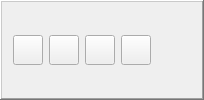
                <widget class="QFrame" name="Frame_ImageView_Tool">
                 <property name="sizePolicy">
                  <sizepolicy hsizetype="Preferred" vsizetype="Preferred">
                   <horstretch>0</horstretch>
                   <verstretch>0</verstretch>
                  </sizepolicy>
                 </property>
                 <property name="minimumSize">
                  <size>
                   <width>0</width>
                   <height>0</height>
                  </size>
                 </property>
                 <property name="maximumSize">
                  <size>
                   <width>16777215</width>
                   <height>16777215</height>
                  </size>
                 </property>
                 <property name="styleSheet">
                  <string notr="true">QFrame#Frame_ImageView_Tool
{
	border-top:1px solid rgb(226, 226, 226);
	border-bottom:2px solid rgb(226, 226, 226);
	border-left:2px solid rgb(226, 226, 226);
	border-right:2px solid rgb(226, 226, 226);
	background-color: rgb(247, 247, 247);
}</string>
                 </property>
                 <property name="frameShape">
                  <enum>QFrame::WinPanel</enum>
                 </property>
                 <property name="frameShadow">
                  <enum>QFrame::Raised</enum>
                 </property>
                 <layout class="QHBoxLayout" name="horizontalLayout_38">
                  <item>
                   <widget class="QPushButton" name="PushButton_ImageView_ZoomIn">
                    <property name="enabled">
                     <bool>true</bool>
                    </property>
                    <property name="sizePolicy">
                     <sizepolicy hsizetype="Fixed" vsizetype="Fixed">
                      <horstretch>0</horstretch>
                      <verstretch>0</verstretch>
                     </sizepolicy>
                    </property>
                    <property name="minimumSize">
                     <size>
                      <width>30</width>
                      <height>30</height>
                     </size>
                    </property>
                    <property name="maximumSize">
                     <size>
                      <width>30</width>
                      <height>30</height>
                     </size>
                    </property>
                    <property name="text">
                     <string/>
                    </property>
                    <property name="icon">
                     <iconset resource="../Icon/ApuCPathIcon.qrc">
                      <normaloff>:/Icon/Control/ZoomIn.png</normaloff>:/Icon/Control/ZoomIn.png</iconset>
                    </property>
                    <property name="checkable">
                     <bool>true</bool>
                    </property>
                    <property name="checked">
                     <bool>false</bool>
                    </property>
                   </widget>
                  </item>
                  <item>
                   <widget class="QPushButton" name="PushButton_ImageView_ZoomOut">
                    <property name="enabled">
                     <bool>true</bool>
                    </property>
                    <property name="sizePolicy">
                     <sizepolicy hsizetype="Fixed" vsizetype="Fixed">
                      <horstretch>0</horstretch>
                      <verstretch>0</verstretch>
                     </sizepolicy>
                    </property>
                    <property name="minimumSize">
                     <size>
                      <width>30</width>
                      <height>30</height>
                     </size>
                    </property>
                    <property name="maximumSize">
                     <size>
                      <width>30</width>
                      <height>30</height>
                     </size>
                    </property>
                    <property name="styleSheet">
                     <string notr="true">border-color: rgb(85, 85, 255);</string>
                    </property>
                    <property name="text">
                     <string/>
                    </property>
                    <property name="icon">
                     <iconset resource="../Icon/ApuCPathIcon.qrc">
                      <normaloff>:/Icon/Control/ZoomOut.png</normaloff>:/Icon/Control/ZoomOut.png</iconset>
                    </property>
                    <property name="checkable">
                     <bool>true</bool>
                    </property>
                   </widget>
                  </item>
                  <item>
                   <widget class="QPushButton" name="PushButton_ImageView_Normal">
                    <property name="sizePolicy">
                     <sizepolicy hsizetype="Fixed" vsizetype="Fixed">
                      <horstretch>0</horstretch>
                      <verstretch>0</verstretch>
                     </sizepolicy>
                    </property>
                    <property name="minimumSize">
                     <size>
                      <width>30</width>
                      <height>30</height>
                     </size>
                    </property>
                    <property name="maximumSize">
                     <size>
                      <width>30</width>
                      <height>30</height>
                     </size>
                    </property>
                    <property name="styleSheet">
                     <string notr="true"/>
                    </property>
                    <property name="text">
                     <string/>
                    </property>
                    <property name="icon">
                     <iconset resource="../Icon/ApuCPathIcon.qrc">
                      <normaloff>:/Icon/Control/Normal.png</normaloff>:/Icon/Control/Normal.png</iconset>
                    </property>
                   </widget>
                  </item>
                  <item>
                   <widget class="QPushButton" name="PushButton_ImageView_Cross">
                    <property name="sizePolicy">
                     <sizepolicy hsizetype="Fixed" vsizetype="Fixed">
                      <horstretch>0</horstretch>
                      <verstretch>0</verstretch>
                     </sizepolicy>
                    </property>
                    <property name="minimumSize">
                     <size>
                      <width>30</width>
                      <height>30</height>
                     </size>
                    </property>
                    <property name="maximumSize">
                     <size>
                      <width>30</width>
                      <height>30</height>
                     </size>
                    </property>
                    <property name="styleSheet">
                     <string notr="true"/>
                    </property>
                    <property name="text">
                     <string/>
                    </property>
                    <property name="icon">
                     <iconset resource="../Icon/ApuCPathIcon.qrc">
                      <normaloff>:/Icon/Control/Cross.png</normaloff>:/Icon/Control/Cross.png</iconset>
                    </property>
                    <property name="checkable">
                     <bool>true</bool>
                    </property>
                   </widget>
                  </item>
                  <item>
                   <spacer name="horizontalSpacer_19">
                    <property name="orientation">
                     <enum>Qt::Horizontal</enum>
                    </property>
                    <property name="sizeHint" stdset="0">
                     <size>
                      <width>40</width>
                      <height>20</height>
                     </size>
                    </property>
                   </spacer>
                  </item>
                 </layout>
                </widget>
